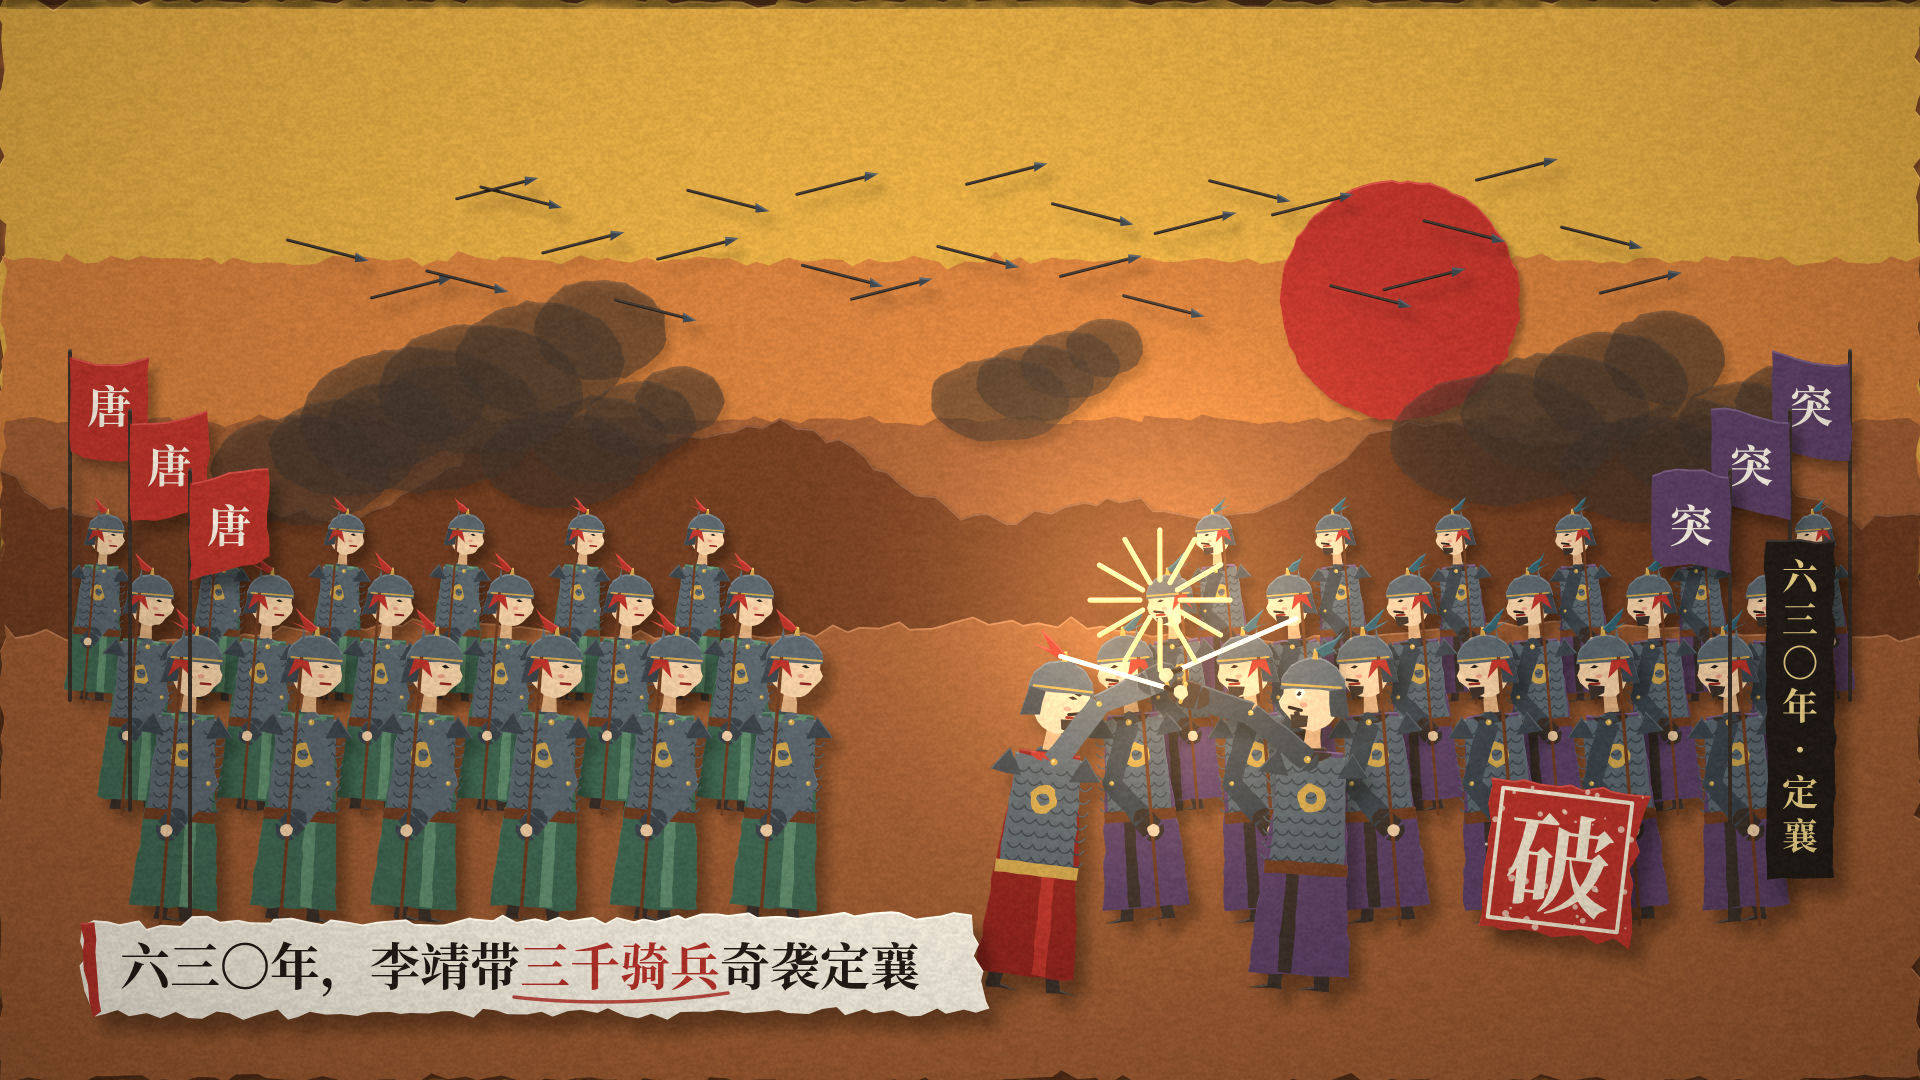

Python code for this plot:
from people import *
sky = Layer(0.1)
for i, (y, col) in enumerate([(0, '#d9a441'), (260, '#c9793a'), (420, '#9c5b32')]):
    sky.poly([(0, y), (W, y), (W, H), (0, H)], col, 3)
sun = Layer(0.15); sun.ell(1400, 300, 120, 120, P['zhu'])
far = Layer(0.3)
far.poly([(0, 560)] + [(x, 470 + 50 * math.sin(x / 140) + 20 * math.sin(x / 47)) for x in range(0, W + 1, 60)] + [(W, 560), (W, H), (0, H)], P['zhe2'], 3)
smoke = Layer(0.4)
for (x, y, r) in [(300, 470, 90), (420, 420, 120), (560, 460, 80), (1500, 440, 110), (1650, 470, 90), (1000, 400, 70)]:
    for k in range(4): smoke.ell(x + k * r * 0.5, y - k * r * 0.25, r * (1 - k * 0.15), r * 0.6 * (1 - k * 0.1), (0.25, 0.2, 0.17, 0.55))
ground = Layer(0.5); ground.poly([(0, 640)] + [(x, 630 + 10 * math.sin(x / 90)) for x in range(0, W + 1, 80)] + [(W, 640), (W, H), (0, H)], P['zhe'], 3)
rows = [Layer(0.6), Layer(0.8), Layer(1.0)]
sp = lambda L, a, b, c_: spear(L, a, b, c_, 250)
for ri, L in enumerate(rows):
    y = 700 + ri * 110; s = 0.45 + ri * 0.12
    for k in range(6):
        x = 90 + k * 120 + ri * 40
        person(L, x, y, s, 'soldier', armF=(0.35, -1.0), holdF=sp, step=0.6 * ((k + ri) % 2 * 2 - 1), lean=0.08)
        x2 = W - 90 - k * 120 - ri * 40
        person(L, x2, y, s, 'enemy', face=-1, armF=(0.35, -1.0), holdF=sp, step=0.6 * ((k + ri) % 2 * 2 - 1), lean=0.08)
    flag(L, 70 + ri * 60, y - 420 * s - 160, 420 * s + 160, P['zhu'], '唐', wave=ri)
    flag(L, W - 70 - ri * 60, y - 420 * s - 160, 420 * s + 160, P['zi'], '突', wave=ri + 1, left=True)
arrows = Layer(0.9)
for k in range(26):
    x0 = 300 + k * 52 + rng.uniform(-30, 30); y0 = 240 + 60 * math.sin(k * 1.3)
    a = -0.25 if k % 2 else 0.25; L_ = 70
    arrows.line([(x0, y0), (x0 + L_ * math.cos(a), y0 + L_ * math.sin(a))], P['mo'], 3)
    arrows.poly([(x0 + L_ * math.cos(a), y0 + L_ * math.sin(a) - 5), (x0 + (L_ + 14) * math.cos(a), y0 + (L_ + 14) * math.sin(a)), (x0 + L_ * math.cos(a), y0 + L_ * math.sin(a) + 5)], P['tie2'], 0.2)
hero = Layer(1.25)
person(hero, 1020, 990, 0.8, 'general', armF=(2.6, -0.5), holdF=lambda L, a, b, c_: sword(L, a, b, c_, 180), expr='angry', step=0.8, lean=0.12)
person(hero, 1300, 990, 0.8, 'enemy', face=-1, armF=(2.2, -0.4), holdF=lambda L, a, b, c_: sword(L, a, b, c_, 160), expr='shock', step=0.6, lean=-0.06)
spark = Layer(1.3); CX, CY = 1160, 600
for k in range(12):
    a = k / 12 * 6.28; spark.line([(CX + 20 * math.cos(a), CY + 20 * math.sin(a)), (CX + 70 * math.cos(a), CY + 70 * math.sin(a))], P['jin2'], 5)
top = Layer(1.4)
tag(top, '六三〇年·定襄', x=1800, y=560)
caption(top, '六三〇年，李靖带三千骑兵奇袭定襄', hl=('三千骑兵',))
seal(top, '破', 1560, 860, 150, 0.12)
compose([sky, sun, far, smoke, ground] + rows + [arrows, hero, spark, top], bg='#9c5b32', light=(0.5, 0.35), vign=0.6, glow=[(1160, 600, 200, 0.35)]).save('f3.png')
